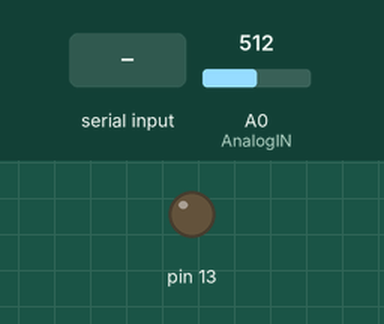
This sketch was run on a simulated Arduino Uno, built with avr-gcc and run on an emulated ATmega328P. Shown: output pins drawn as LEDs (lit = HIGH). The inputs (shaded band) are chosen by the test bench; at power-on: A0 (AnalogIN) = 512. What the sketch prints to the serial monitor is not drawn.

Above: at 1.2 s.
1.3 s: "s90\n" received over Serial
At 2.8 s:
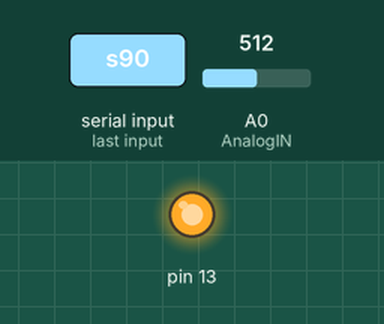
3.8 s: A0 (AnalogIN) set to 105
5.3 s: A0 (AnalogIN) set to 91
8.3 s: "w90\n" received over Serial
At 10.6 s:
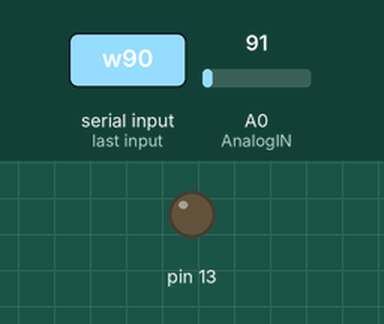
10.9 s: "s,45\n" received over Serial
At 12.6 s:
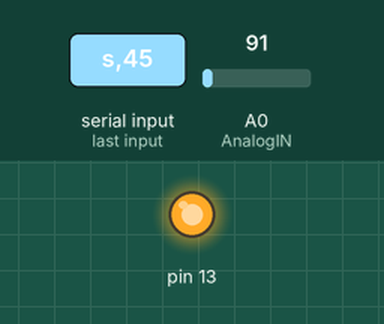
13.9 s: "w,45\n" received over Serial
At 16.2 s:
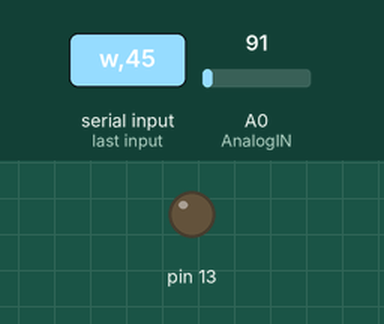
Timing chart, 0 to 17.5 s (numbered marks = the images above; inputs shaded):
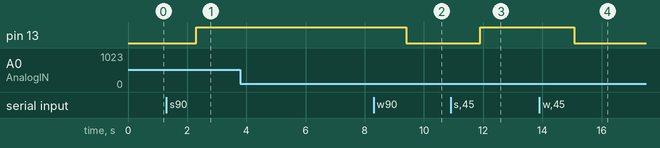

Measured:
- after the input at 1.3 s, pin 13: LOW → HIGH after 1.0 s
- after the input at 3.8 s, every drawn part: stays the same
- after the input at 5.3 s, every drawn part: stays the same
- after the input at 8.3 s, pin 13: HIGH → LOW after 1.1 s
- after the input at 10.9 s, pin 13: LOW → HIGH after 1.0 s
- after the input at 13.9 s, pin 13: HIGH → LOW after 1.2 s

The sketch:

lever_knob_18sept23.ino
```cpp
#include <CircularBuffer.h>

// DECLARATION VARIABLES------------
const int lenBuffer =  800;
CircularBuffer<int, lenBuffer> dataBuffer;
int AnalogIN = A0;
int leverVal;
int DL = 10;  // sampling freq
int DL_Sampling = 10; // buffer freq : every x ms
float valMoyenne;
float initTrial;
float baselineTrial;
int aveOnLast = 10;
float ave = 0.0;
unsigned long startArduinoProg;
unsigned long startSession;
unsigned long startTrial;
unsigned long bufferTimeFreq;
unsigned long stopTrial;
unsigned long LastTime; // le dernier temps du buffer data
int compteur = 0;
String serialCommand = "wait";
bool sendData = false;

// FONCTIONS ---------------------------------
float avebuffer(int aveOnLast) {
  // sort la moyenne des x derniers
  float ave = 0.0;
  for (int i = dataBuffer.size() - aveOnLast; i < dataBuffer.size(); i++) {
    ave += dataBuffer[i];
  }
  ave = ave / aveOnLast;
  return ave;
}


void sendData2Python() {
  // envoie les données de l'essai : sous la forme ##;##;##;...fin et
  // la forme temps correspondant en seconde ligne
  unsigned long timeStamp;
  unsigned long StartTime;
  Serial.flush();
  // Data
  for (int i = 0; i < dataBuffer.size(); i++) {
    Serial.print(dataBuffer[i]);
    Serial.print(';');
  }
  // Temps
  Serial.println("fin");  // code de fin d'envoi de données
  StartTime=LastTime-(lenBuffer* DL_Sampling);

  for (int i = 0; i < dataBuffer.size(); i++) {
    timeStamp=StartTime+(i*DL_Sampling);
    Serial.print(timeStamp);
    Serial.print(';');
  }
  Serial.println("fin");
    // code de fin d'envoi de données
}


 void fillBuffer() {
  // Rempli la pile temps et data et retourne la moyenne des n dernières valeurs data

  // rempli le buffer data
  leverVal = analogRead(AnalogIN);
  dataBuffer.push(leverVal);

  // Prends en note le dernier temps enregistre dans le buffer
  LastTime = millis() - startArduinoProg;


}
void experimentOn(){

  int posIndice;

  // Devrait aller dans 'case i' :
  posIndice = serialCommand.indexOf('b');
  initTrial=serialCommand.substring(1,posIndice).toFloat();
  baselineTrial=serialCommand.substring(posIndice+1).toFloat();
  while (serialCommand.charAt(0)=='s'){
  if (Serial.available() > 0) {
     serialCommand = Serial.readStringUntil('\r');
  }

  fillBuffer();
  delay(DL_Sampling);
  valMoyenne=avebuffer(aveOnLast);

  if (valMoyenne>initTrial){
    sendData2Python();

  }
  }
}

// INITIALISATION-------------------------------
void setup() {
  // put your setup code here, to run once:
  pinMode(AnalogIN, INPUT);
  pinMode(13,OUTPUT);
  // pinMode(10, OUTPUT);
  // pinMode(9,OUTPUT);
  Serial.begin(115200);  // baud rate
  startArduinoProg=millis(); // début programme

}

void loop() {

  if (Serial.available() > 0) {
    serialCommand = Serial.readStringUntil('\r');
  }

  switch (serialCommand.charAt(0)){ // Première lettre de la commande

    case 'w': // boucle defaut standby
        digitalWrite(13, LOW);
      break;
    case 'i': // Initialisation : transmission des paramètres de la tâche à partir de Python

      break;
    case 's': // Start
      digitalWrite(13, HIGH);
      experimentOn();
      break;
  }


}
```
